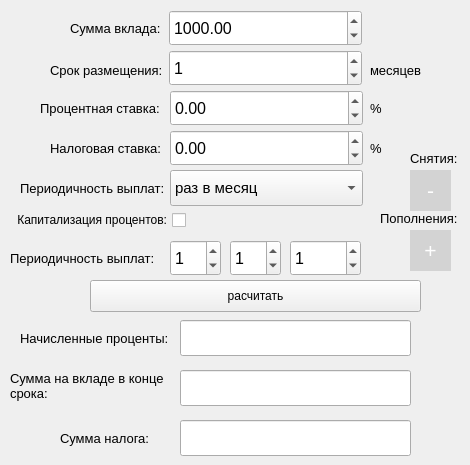
    <widget class="QWidget" name="tab_3">
     <attribute name="title">
      <string>Deposit calculator</string>
     </attribute>
     <widget class="QLabel" name="label_7">
      <property name="geometry">
       <rect>
        <x>40</x>
        <y>100</y>
        <width>121</width>
        <height>16</height>
       </rect>
      </property>
      <property name="font">
       <font>
        <pointsize>10</pointsize>
       </font>
      </property>
      <property name="text">
       <string>Процентная ставка:</string>
      </property>
     </widget>
     <widget class="QLabel" name="label_8">
      <property name="geometry">
       <rect>
        <x>70</x>
        <y>20</y>
        <width>91</width>
        <height>16</height>
       </rect>
      </property>
      <property name="font">
       <font>
        <pointsize>10</pointsize>
       </font>
      </property>
      <property name="text">
       <string>Сумма вклада:</string>
      </property>
     </widget>
     <widget class="QDoubleSpinBox" name="doubleSpinBox_depositRate">
      <property name="geometry">
       <rect>
        <x>170</x>
        <y>90</y>
        <width>193</width>
        <height>36</height>
       </rect>
      </property>
      <property name="font">
       <font>
        <pointsize>12</pointsize>
       </font>
      </property>
      <property name="minimum">
       <double>-10.000000000000000</double>
      </property>
      <property name="maximum">
       <double>9999.989999999999782</double>
      </property>
      <property name="singleStep">
       <double>0.100000000000000</double>
      </property>
     </widget>
     <widget class="QSpinBox" name="spinBox_depositPeriod">
      <property name="geometry">
       <rect>
        <x>169</x>
        <y>50</y>
        <width>193</width>
        <height>36</height>
       </rect>
      </property>
      <property name="font">
       <font>
        <pointsize>12</pointsize>
       </font>
      </property>
      <property name="maximum">
       <number>9999</number>
      </property>
      <property name="value">
       <number>1</number>
      </property>
     </widget>
     <widget class="QDoubleSpinBox" name="doubleSpinBox_depositTotal">
      <property name="geometry">
       <rect>
        <x>169</x>
        <y>10</y>
        <width>193</width>
        <height>36</height>
       </rect>
      </property>
      <property name="font">
       <font>
        <pointsize>12</pointsize>
       </font>
      </property>
      <property name="maximum">
       <double>999999999999.000000000000000</double>
      </property>
      <property name="value">
       <double>1000.000000000000000</double>
      </property>
     </widget>
     <widget class="QLabel" name="label_10">
      <property name="geometry">
       <rect>
        <x>50</x>
        <y>60</y>
        <width>111</width>
        <height>20</height>
       </rect>
      </property>
      <property name="font">
       <font>
        <pointsize>10</pointsize>
       </font>
      </property>
      <property name="text">
       <string>Срок размещения:</string>
      </property>
     </widget>
     <widget class="QDoubleSpinBox" name="doubleSpinBox_interestRate_depo">
      <property name="geometry">
       <rect>
        <x>170</x>
        <y>130</y>
        <width>193</width>
        <height>36</height>
       </rect>
      </property>
      <property name="font">
       <font>
        <pointsize>12</pointsize>
       </font>
      </property>
      <property name="minimum">
       <double>-10.000000000000000</double>
      </property>
      <property name="maximum">
       <double>9999.989999999999782</double>
      </property>
      <property name="singleStep">
       <double>0.100000000000000</double>
      </property>
     </widget>
     <widget class="QLabel" name="label_11">
      <property name="geometry">
       <rect>
        <x>50</x>
        <y>140</y>
        <width>111</width>
        <height>16</height>
       </rect>
      </property>
      <property name="font">
       <font>
        <pointsize>10</pointsize>
       </font>
      </property>
      <property name="text">
       <string>Налоговая ставка:</string>
      </property>
     </widget>
     <widget class="QLabel" name="label_12">
      <property name="geometry">
       <rect>
        <x>370</x>
        <y>100</y>
        <width>21</width>
        <height>16</height>
       </rect>
      </property>
      <property name="font">
       <font>
        <pointsize>10</pointsize>
       </font>
      </property>
      <property name="text">
       <string>%</string>
      </property>
     </widget>
     <widget class="QLabel" name="label_13">
      <property name="geometry">
       <rect>
        <x>370</x>
        <y>140</y>
        <width>21</width>
        <height>16</height>
       </rect>
      </property>
      <property name="font">
       <font>
        <pointsize>10</pointsize>
       </font>
      </property>
      <property name="text">
       <string>%</string>
      </property>
     </widget>
     <widget class="QLabel" name="label_14">
      <property name="geometry">
       <rect>
        <x>20</x>
        <y>180</y>
        <width>151</width>
        <height>16</height>
       </rect>
      </property>
      <property name="font">
       <font>
        <pointsize>10</pointsize>
       </font>
      </property>
      <property name="text">
       <string>Периодичность выплат:</string>
      </property>
     </widget>
     <widget class="QComboBox" name="comboBox_frequency">
      <property name="geometry">
       <rect>
        <x>170</x>
        <y>170</y>
        <width>193</width>
        <height>36</height>
       </rect>
      </property>
      <property name="font">
       <font>
        <pointsize>11</pointsize>
       </font>
      </property>
      <item>
       <property name="text">
        <string>раз в месяц</string>
       </property>
      </item>
      <item>
       <property name="text">
        <string>раз в полгода</string>
       </property>
      </item>
      <item>
       <property name="text">
        <string>раз в год</string>
       </property>
      </item>
      <item>
       <property name="text">
        <string>в конце срока</string>
       </property>
      </item>
     </widget>
     <widget class="QCheckBox" name="checkBox_capital">
      <property name="geometry">
       <rect>
        <x>-5</x>
        <y>210</y>
        <width>191</width>
        <height>20</height>
       </rect>
      </property>
      <property name="layoutDirection">
       <enum>Qt::RightToLeft</enum>
      </property>
      <property name="text">
       <string>Капитализация процентов:</string>
      </property>
     </widget>
     <widget class="QPushButton" name="pushButtonCalculateDeposit">
      <property name="geometry">
       <rect>
        <x>90</x>
        <y>280</y>
        <width>331</width>
        <height>32</height>
       </rect>
      </property>
      <property name="text">
       <string>расчитать</string>
      </property>
     </widget>
     <widget class="QPushButton" name="pushButton_minusDepo">
      <property name="geometry">
       <rect>
        <x>410</x>
        <y>170</y>
        <width>41</width>
        <height>41</height>
       </rect>
      </property>
      <property name="font">
       <font>
        <pointsize>16</pointsize>
       </font>
      </property>
      <property name="cursor">
       <cursorShape>PointingHandCursor</cursorShape>
      </property>
      <property name="styleSheet">
       <string notr="true">QPushButton {
  background-color: #D3D3D3;
  color: white; 
  border: 0px solid gray;
}

QPushButton:pressed {
    background-color: qlineargradient(x1: 0, y1: 0, x2: 0, y2: 1,
                                      stop: 0 #C0C0C0, stop: 1 #A9A9A9);
}</string>
      </property>
      <property name="text">
       <string>-</string>
      </property>
      <property name="checkable">
       <bool>false</bool>
      </property>
     </widget>
     <widget class="QPushButton" name="pushButton_plusDepo">
      <property name="geometry">
       <rect>
        <x>410</x>
        <y>230</y>
        <width>41</width>
        <height>41</height>
       </rect>
      </property>
      <property name="font">
       <font>
        <pointsize>16</pointsize>
       </font>
      </property>
      <property name="cursor">
       <cursorShape>PointingHandCursor</cursorShape>
      </property>
      <property name="styleSheet">
       <string notr="true">QPushButton {
  background-color: #D3D3D3;
  color: white; 
  border: 0px solid gray;
}

QPushButton:pressed {
    background-color: qlineargradient(x1: 0, y1: 0, x2: 0, y2: 1,
                                      stop: 0 #C0C0C0, stop: 1 #A9A9A9);
}</string>
      </property>
      <property name="text">
       <string>+</string>
      </property>
      <property name="checkable">
       <bool>false</bool>
      </property>
     </widget>
     <widget class="QLabel" name="label_17">
      <property name="geometry">
       <rect>
        <x>410</x>
        <y>150</y>
        <width>51</width>
        <height>16</height>
       </rect>
      </property>
      <property name="font">
       <font>
        <pointsize>10</pointsize>
       </font>
      </property>
      <property name="text">
       <string>Снятия:</string>
      </property>
     </widget>
     <widget class="QLabel" name="label_18">
      <property name="geometry">
       <rect>
        <x>380</x>
        <y>210</y>
        <width>81</width>
        <height>16</height>
       </rect>
      </property>
      <property name="font">
       <font>
        <pointsize>10</pointsize>
       </font>
      </property>
      <property name="text">
       <string>Пополнения:</string>
      </property>
     </widget>
     <widget class="QSpinBox" name="spinBox_startDay">
      <property name="geometry">
       <rect>
        <x>170</x>
        <y>240</y>
        <width>51</width>
        <height>36</height>
       </rect>
      </property>
      <property name="font">
       <font>
        <pointsize>12</pointsize>
       </font>
      </property>
      <property name="maximum">
       <number>999</number>
      </property>
      <property name="value">
       <number>1</number>
      </property>
     </widget>
     <widget class="QSpinBox" name="spinBox_startMonth">
      <property name="geometry">
       <rect>
        <x>230</x>
        <y>240</y>
        <width>51</width>
        <height>36</height>
       </rect>
      </property>
      <property name="font">
       <font>
        <pointsize>12</pointsize>
       </font>
      </property>
      <property name="maximum">
       <number>9999</number>
      </property>
      <property name="value">
       <number>1</number>
      </property>
     </widget>
     <widget class="QSpinBox" name="spinBox_startYear">
      <property name="geometry">
       <rect>
        <x>290</x>
        <y>240</y>
        <width>71</width>
        <height>36</height>
       </rect>
      </property>
      <property name="font">
       <font>
        <pointsize>12</pointsize>
       </font>
      </property>
      <property name="maximum">
       <number>99999</number>
      </property>
      <property name="value">
       <number>1</number>
      </property>
     </widget>
     <widget class="QLabel" name="label_19">
      <property name="geometry">
       <rect>
        <x>10</x>
        <y>250</y>
        <width>151</width>
        <height>16</height>
       </rect>
      </property>
      <property name="font">
       <font>
        <pointsize>10</pointsize>
       </font>
      </property>
      <property name="text">
       <string>Периодичность выплат:</string>
      </property>
     </widget>
     <widget class="QLabel" name="label_39">
      <property name="geometry">
       <rect>
        <x>10</x>
        <y>370</y>
        <width>161</width>
        <height>31</height>
       </rect>
      </property>
      <property name="font">
       <font>
        <pointsize>10</pointsize>
       </font>
      </property>
      <property name="text">
       <string>Сумма на вкладе в конце
срока:</string>
      </property>
     </widget>
     <widget class="QLineEdit" name="lineEditDepoPercent">
      <property name="geometry">
       <rect>
        <x>180</x>
        <y>320</y>
        <width>231</width>
        <height>36</height>
       </rect>
      </property>
     </widget>
     <widget class="QLineEdit" name="lineEditDepoAll">
      <property name="geometry">
       <rect>
        <x>180</x>
        <y>370</y>
        <width>231</width>
        <height>36</height>
       </rect>
      </property>
     </widget>
     <widget class="QLabel" name="label_40">
      <property name="geometry">
       <rect>
        <x>60</x>
        <y>430</y>
        <width>101</width>
        <height>16</height>
       </rect>
      </property>
      <property name="font">
       <font>
        <pointsize>10</pointsize>
       </font>
      </property>
      <property name="text">
       <string>Сумма налога:</string>
      </property>
     </widget>
     <widget class="QLabel" name="label_41">
      <property name="geometry">
       <rect>
        <x>20</x>
        <y>330</y>
        <width>151</width>
        <height>16</height>
       </rect>
      </property>
      <property name="font">
       <font>
        <pointsize>10</pointsize>
       </font>
      </property>
      <property name="text">
       <string>Начисленные проценты:</string>
      </property>
     </widget>
     <widget class="QLineEdit" name="lineEditDepoTax">
      <property name="geometry">
       <rect>
        <x>180</x>
        <y>420</y>
        <width>231</width>
        <height>36</height>
       </rect>
      </property>
     </widget>
     <widget class="QLabel" name="label_42">
      <property name="geometry">
       <rect>
        <x>370</x>
        <y>60</y>
        <width>71</width>
        <height>20</height>
       </rect>
      </property>
      <property name="font">
       <font>
        <pointsize>10</pointsize>
       </font>
      </property>
      <property name="text">
       <string>месяцев</string>
      </property>
     </widget>
    </widget>
